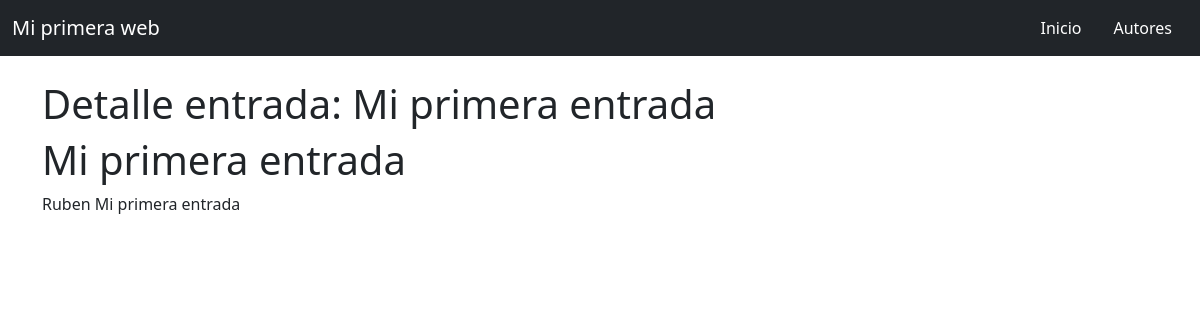
Page /blog/manteca/2 on the committed database.
### blog/models.py (models this page shows, shortened)
class Post(models.Model):
    titulo = models.CharField(max_length=200)
    autor = models.ForeignKey('Autor', on_delete=models.CASCADE)
    cuerpo = models.TextField()
    email =  models.CharField(default='xjlundel035@ieshnosmachado.es')

class Autor(models.Model):
    nombre = models.CharField(max_length=30)
    apellido = models.CharField(max_length=50)
    edad= models.IntegerField(null = True, blank= True)
    def __str__(self):
        return self.nombre

### blog/views.py (the view)
# urls.py: path('manteca/<int:pk>',views.detalle_post, name='detalle_post'),
def detalle_post(request,pk):
    cont = get_object_or_404(Post,pk=pk)
    return render(request, 'blog/detalle_post.html', {'entrada': cont} )

### blog/templates/blog/detalle_post.html
{% extends 'blog/base.html' %}
{% block titulo %} Detalle entrada: {{entrada.titulo}} {% endblock %}
{%block contenido%}
    <h1>{{entrada.titulo}}</h1>
    {{entrada.autor}}
    {{entrada.cuerpo}}
{%endblock%}

### rows in the picture
Post: titulo "Mi primera entrada", autor "Ruben", cuerpo "Mi primera entrada"
